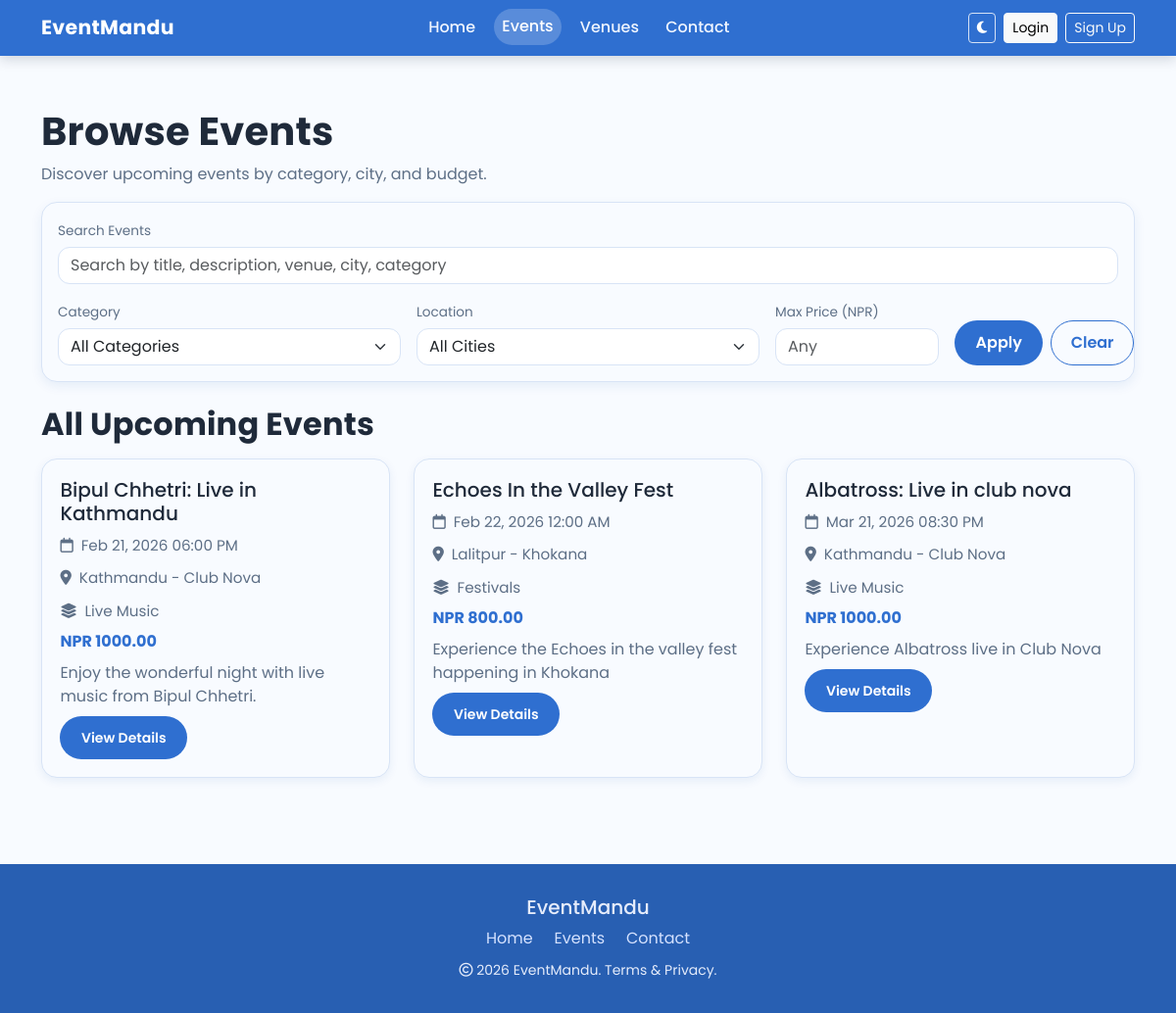
Page /events/ on the earlier database version.
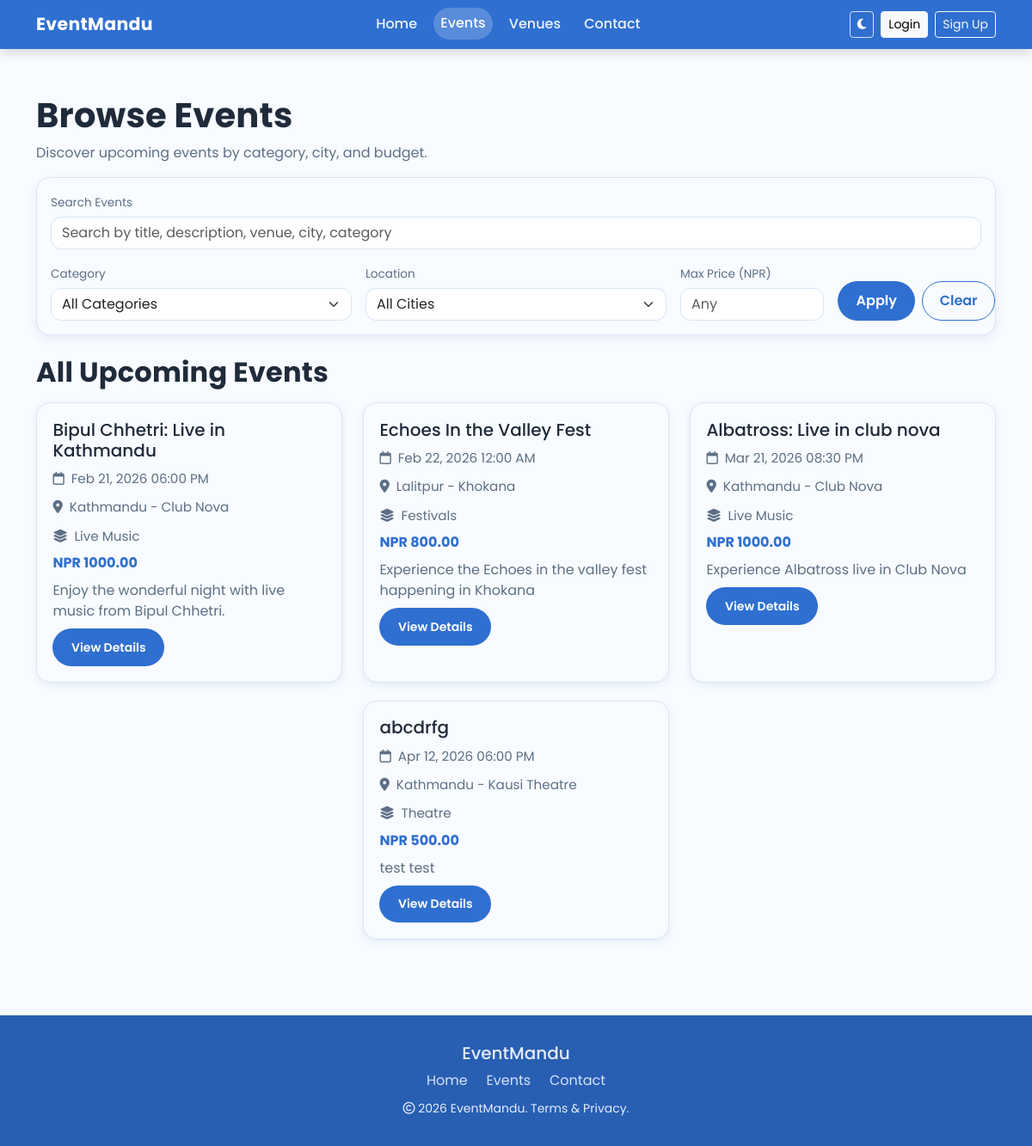
Same page on the later database version.
### events/models.py (models this page shows, shortened)
class Event(models.Model):
    APPROVAL_PENDING = "pending"
    APPROVAL_APPROVED = "approved"
    APPROVAL_REJECTED = "rejected"
    APPROVAL_CHOICES = [
        (APPROVAL_PENDING, "Pending"),
        (APPROVAL_APPROVED, "Approved"),
        (APPROVAL_REJECTED, "Rejected"),
    ]
    title = models.CharField(max_length=200)
    description = models.TextField()
    organizer = models.ForeignKey(
        settings.AUTH_USER_MODEL,
        on_delete=models.SET_NULL,
        null=True,
        blank=True,
        related_name="organized_events",
    )
    venue = models.ForeignKey(Venue, on_delete=models.CASCADE)
    category = models.ForeignKey(Category, on_delete=models.CASCADE, null=True)
    start_date = models.DateTimeField()
    end_date = models.DateTimeField()
    price = models.DecimalField(max_digits=8, decimal_places=2)
    popularity = models.IntegerField(
        default=1,
        validators=[MinValueValidator(1), MaxValueValidator(5)],
    )  # 1-5 scale
    is_active = models.BooleanField(default=True)
    approval_status = models.CharField(
        max_length=20,
        choices=APPROVAL_CHOICES,
        default=APPROVAL_PENDING,
        db_index=True,
    )
    approved_by = models.ForeignKey(
        settings.AUTH_USER_MODEL,
        on_delete=models.SET_NULL,
        null=True,
        blank=True,
        related_name="approved_events",
    )
    approved_at = models.DateTimeField(null=True, blank=True)
    image = models.ImageField(upload_to="events/", null=True, blank=True)
    class Meta:
        constraints = [
            models.CheckConstraint(
                condition=models.Q(popularity__gte=1, popularity__lte=5),
                name="event_popularity_1_5",
            )
        ]

class Venue(models.Model):
    name = models.CharField(max_length=200)
    address = models.TextField()
    capacity = models.IntegerField()
    latitude = models.FloatField()
    longitude = models.FloatField()
    city = models.CharField(max_length=100)

class Category(models.Model):
    name = models.CharField(max_length=100)  # e.g., Concert, Conference, Sports

### events/views.py (the view, shortened to what this page needs)
def events_view(request):
    selected_q = request.GET.get("q", "").strip()
    selected_category = request.GET.get("category")
    selected_city = request.GET.get("city", "").strip()
    selected_max_price = request.GET.get("max_price", "").strip()
    categories = Category.objects.order_by("name")
    cities = Venue.objects.values_list("city", flat=True).distinct().order_by("city")
    events = (
        Event.objects.filter(is_active=True, approval_status=Event.APPROVAL_APPROVED)
        .select_related("venue", "category")
        .order_by("start_date")
    )
    recommended = []
    if _can_view_recommendations(request.user):
        recommended = get_recommended_events(request)
    if selected_category:
        if selected_category.isdigit():
            events = events.filter(category_id=selected_category)
        else:
            selected_category = ""
    if selected_city:
        events = events.filter(venue__city__iexact=selected_city)
    recommended = recommended[:3]
    events_paginator = Paginator(events, 9)
    events_page = events_paginator.get_page(request.GET.get("page"))
    show_recommendations = _can_view_recommendations(request.user)
    return render(
        request,
        "events.html",
        {
            "events": events_page,
            "recommended_events": recommended,
            "show_recommendations": show_recommendations,
            "selected_q": selected_q,
            "categories": categories,
            "selected_category": selected_category,
            "cities": cities,
            "selected_city": selected_city,
            "selected_max_price": selected_max_price,
        },
    )

### events/context_processors.py (called while the page is built)
def user_role(request):
    role = None
    if request.user.is_authenticated:
        role = get_user_role(request.user)
    return {"user_role": role}

### events/views.py (called while the page is built)
def _can_view_recommendations(user):
    if not user.is_authenticated:
        return False
    return get_user_role(user) != UserRole.ROLE_ADMIN

### templates/events.html (shortened to what the changed rows need)
{% load static %}
<!doctype html>
<html lang="en" data-bs-theme="light">
<head>
  <link href="https://cdn.jsdelivr.net/npm/bootstrap@5.3.2/dist/css/bootstrap.min.css" rel="stylesheet">
  <link rel="stylesheet" href="https://cdnjs.cloudflare.com/ajax/libs/font-awesome/6.5.2/css/all.min.css">
  <link rel="stylesheet" href="{% static 'css/style.css' %}?v=20260228a">
</head>
<body>
<main class="section-space pt-4">
  <div class="container">
    <section class="mb-4">
      <h1 class="section-title mb-2">Browse Events</h1>
    </section>
    <section>
      <h2 class="section-title mb-3">All Upcoming Events</h2>
      <div class="row event-grid">
        {% for event in events %}
        <div class="col-lg-4 col-md-6">
          <article class="event-card">
            <h5 class="mb-2">{{ event.title }}</h5>
            <p class="event-meta mb-2"><i class="fa-regular fa-calendar me-2"></i>{{ event.end_date|date:"M d, Y h:i A" }}</p>
            <p class="event-meta mb-2"><i class="fa-solid fa-location-dot me-2"></i>{{ event.venue.city }} - {{ event.venue.name }}</p>
            <p class="event-meta mb-2"><i class="fa-solid fa-layer-group me-2"></i>{{ event.category.name|default:"General" }}</p>
            <p class="event-price mb-2">NPR {{ event.price }}</p>
            <p class="section-subtitle mb-2">{{ event.description|truncatechars:120 }}</p>
            <a href="{% url 'event_detail' event.id %}" class="btn btn-primary-brand btn-sm">View Details</a>
          </article>
        </div>
        {% empty %}
        <div class="col-12"><div class="alert alert-info">No events available for the selected filters.</div></div>
        {% endfor %}
      </div>
    </section>
  </div>
</main>
</body>
</html>

Differences in the rows shown:
added Event: title "abcdrfg", end_date "Apr 12, 2026 06:00 PM", venue.city "Kathmandu", venue.name "Kausi Theatre", category.name "Theatre", price "500.00", description "test test"
